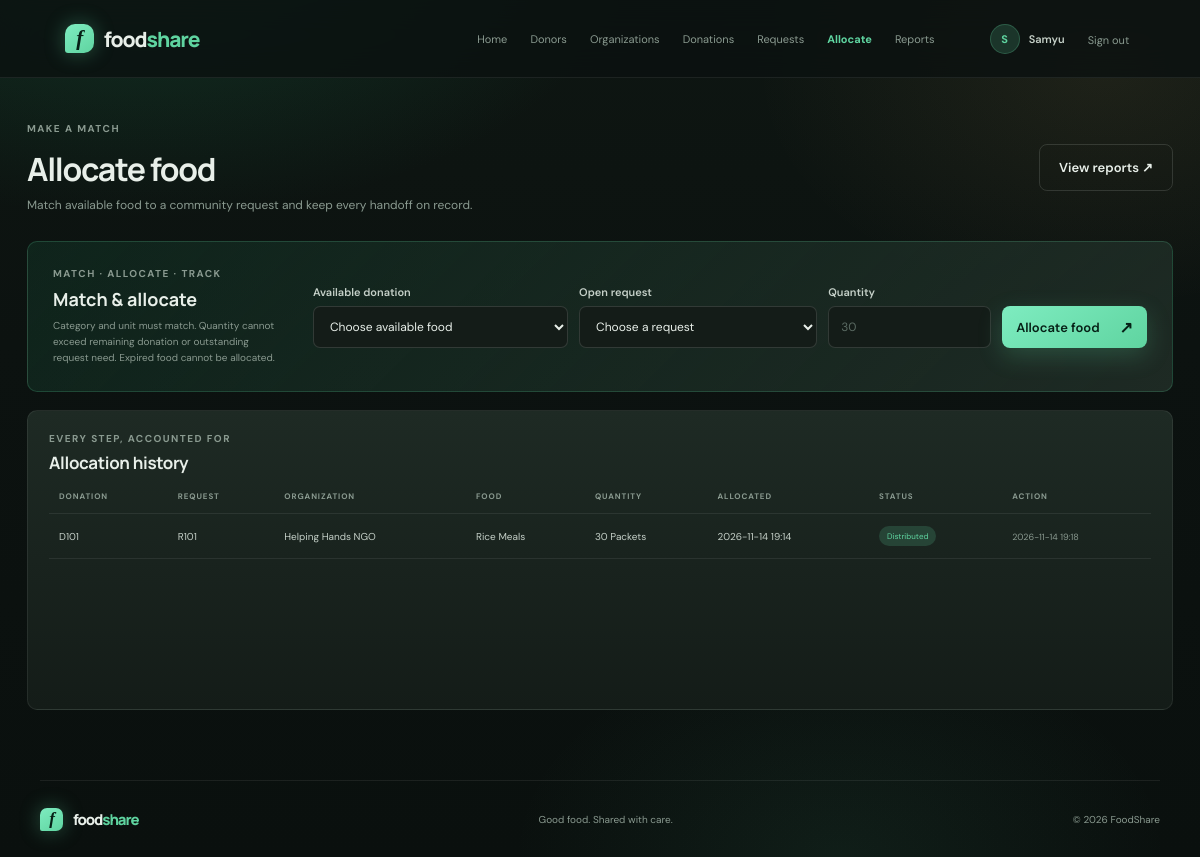
The app's page /allocations (signed in) with its own data.
### tables this page shows
CREATE TABLE users (
                id INTEGER PRIMARY KEY AUTOINCREMENT,
                name TEXT NOT NULL, email TEXT NOT NULL COLLATE NOCASE UNIQUE,
                password_hash TEXT NOT NULL, created_at TEXT NOT NULL
            );

CREATE TABLE allocations (
                id INTEGER PRIMARY KEY AUTOINCREMENT,
                donation_id TEXT NOT NULL REFERENCES donations(id),
                request_id TEXT NOT NULL REFERENCES requests(id), quantity INTEGER NOT NULL CHECK(quantity > 0),
                allocated_at TEXT NOT NULL, status TEXT NOT NULL DEFAULT 'Allocated', distributed_at TEXT
            );

CREATE TABLE requests (
                id TEXT PRIMARY KEY, organization_id TEXT NOT NULL REFERENCES organizations(id),
                category TEXT NOT NULL, quantity INTEGER NOT NULL CHECK(quantity > 0),
                unit TEXT NOT NULL, status TEXT NOT NULL DEFAULT 'Pending', created_at TEXT NOT NULL
            );

CREATE TABLE organizations (
                id TEXT PRIMARY KEY, name TEXT NOT NULL, contact TEXT NOT NULL DEFAULT '',
                phone TEXT NOT NULL DEFAULT '', created_at TEXT NOT NULL
            );

CREATE TABLE donations (
                id TEXT PRIMARY KEY, donor_id TEXT NOT NULL REFERENCES donors(id),
                category TEXT NOT NULL, quantity INTEGER NOT NULL CHECK(quantity > 0),
                remaining INTEGER NOT NULL CHECK(remaining >= 0), unit TEXT NOT NULL,
                prepared_at TEXT NOT NULL, expires_at TEXT NOT NULL,
                status TEXT NOT NULL DEFAULT 'Available', created_at TEXT NOT NULL
            );

### app.py (the view, shortened to what this page needs)
@app.route("/allocations", methods=["GET", "POST"])
@login_required
def allocations():
    with connect_db() as db:
        expire_food(db)
        db.commit()  # keep expiry updates even if a later allocation attempt fails
        available = db.execute(
            "SELECT id,category,remaining,unit,expires_at FROM donations "
            "WHERE remaining>0 AND status!='Expired' AND expires_at>? ORDER BY expires_at",
            (now(),),
        ).fetchall()
        open_requests = db.execute(
            "SELECT r.id,r.category,r.unit,r.quantity-COALESCE(SUM(a.quantity),0) needed "
            "FROM requests r LEFT JOIN allocations a ON a.request_id=r.id "
            "WHERE r.status='Pending' GROUP BY r.id "
            "HAVING needed>0 ORDER BY r.created_at"
        ).fetchall()
        history = db.execute(
            "SELECT a.*,d.category,d.unit,r.id request_code,o.name organization "
            "FROM allocations a JOIN donations d ON d.id=a.donation_id "
            "JOIN requests r ON r.id=a.request_id "
            "JOIN organizations o ON o.id=r.organization_id ORDER BY a.id DESC"
        ).fetchall()
    return render_template(
        "allocations.html", available=available, open_requests=open_requests, history=history
    )

### app.py (called while the page is built)
def connect_db():
    if has_app_context() and g.get("_foodshare_db") is not None:
        return g._foodshare_db
    conn = sqlite3.connect(DB_PATH)
    conn.row_factory = sqlite3.Row
    conn.execute("PRAGMA foreign_keys=ON")
    if has_app_context():
        g._foodshare_db = conn
    return conn

def now():
    return datetime.now().strftime(DATE_FORMAT)

def expire_food(db):
    db.execute("UPDATE donations SET status='Expired' WHERE remaining>0 AND expires_at<=?", (now(),))

@app.before_request
def load_user():
    if request.method == "POST":
        expected = session.get("csrf_token", "")
        provided = request.form.get("csrf_token", "")
        if not expected or not secrets.compare_digest(expected, provided):
            abort(400, "Form expired. Refresh the page and try again.")
    g.user = None
    if session.get("user_id"):
        with connect_db() as db:
            g.user = db.execute("SELECT id,name,email FROM users WHERE id=?", (session["user_id"],)).fetchone()

def login_required(fn):
    @wraps(fn)
    def wrapped(*args, **kwargs):
        if not g.user:
            flash("Please sign in to continue.", "info")
            return redirect(url_for("login", next=request.path))
        return fn(*args, **kwargs)
    return wrapped

@app.context_processor
def shared_context():
    if "csrf_token" not in session:
        session["csrf_token"] = secrets.token_urlsafe(32)
    return {"current_year": datetime.now().year, "csrf_token": session["csrf_token"]}

### templates/allocations.html (shortened to what this page needs)
{% extends 'base.html' %}{% block title %}Allocations{% endblock %}{% block content %}
<section class="dashboard-wrap"><div class="dashboard-heading"><div><div class="eyebrow">MAKE A MATCH</div><h1>Allocate food</h1><p>Match available food to a community request and keep every handoff on record.</p></div><a class="button button-quiet" href="{{ url_for('reports') }}">View reports ↗</a></div>
<section class="panel allocation-form-panel"><div><div class="eyebrow">MATCH · ALLOCATE · TRACK</div><h2>Match &amp; allocate</h2><p class="panel-help">Category and unit must match. Quantity cannot exceed remaining donation or outstanding request need. Expired food cannot be allocated.</p></div><form method="post" class="allocation-form"><label>Available donation<select name="donation_id" required><option value="">Choose available food</option></select></label><label>Open request<select name="request_id" required><option value="">Choose a request</option></select></label><label>Quantity<input type="number" name="quantity" min="1" placeholder="30" required></label><button class="button" type="submit">Allocate food <span>↗</span></button></form></section>
<section class="panel history-panel"><div class="panel-heading"><div><div class="eyebrow">EVERY STEP, ACCOUNTED FOR</div><h2>Allocation history</h2></div></div><div class="table-scroll"><table><thead><tr><th>DONATION</th><th>REQUEST</th><th>ORGANIZATION</th><th>FOOD</th><th>QUANTITY</th><th>ALLOCATED</th><th>STATUS</th><th>ACTION</th></tr></thead><tbody>{% for a in history %}<tr><td>{{ a.donation_id }}</td><td>{{ a.request_code }}</td><td>{{ a.organization }}</td><td>{{ a.category }}</td><td>{{ a.quantity }} {{ a.unit }}</td><td>{{ a.allocated_at }}</td><td><span class="status status-{{ a.status|lower }}">{{ a.status }}</span></td><td>{% if a.status=='Allocated' %}<form method="post" action="{{ url_for('distribute',allocation_id=a.id) }}"><input type="hidden" name="csrf_token" value="{{ csrf_token }}"><button class="table-action">Mark distributed ↗</button></form>{% else %}<span class="muted">{{ a.distributed_at }}</span>{% endif %}</td></tr>{% else %}<tr><td colspan="8" class="table-empty">No allocations yet. Create a request and a matching donation to get started.</td></tr>{% endfor %}</tbody></table></div></section></section>
{% endblock %}

### templates/base.html (shortened to what this page needs)
<!doctype html>
<html lang="en">
<head>
  <link rel="stylesheet" href="{{ url_for('static', filename='style.css') }}?v=dark2">
</head>
<body class="theme-dark">
<header class="topbar"><a class="brand" href="{{ url_for('home') if g.user else url_for('index') }}"><span class="brand-mark">f</span><span>food<span class="brand-green">share</span></span></a>
  {% if g.user %}<nav class="main-nav"><a href="{{ url_for('home') }}" class="{{ 'active' if request.endpoint=='home' else '' }}">Home</a><a href="{{ url_for('donors') }}" class="{{ 'active' if request.endpoint=='donors' else '' }}">Donors</a><a href="{{ url_for('organizations') }}" class="{{ 'active' if request.endpoint=='organizations' else '' }}">Organizations</a><a href="{{ url_for('donations') }}" class="{{ 'active' if request.endpoint=='donations' else '' }}">Donations</a><a href="{{ url_for('food_requests') }}" class="{{ 'active' if request.endpoint=='food_requests' else '' }}">Requests</a><a href="{{ url_for('allocations') }}" class="{{ 'active' if request.endpoint=='allocations' else '' }}">Allocate</a><a href="{{ url_for('reports') }}" class="{{ 'active' if request.endpoint=='reports' else '' }}">Reports</a></nav><div class="user-menu"><span class="user-avatar">{{ g.user.name[0]|upper }}</span><span class="user-name">{{ g.user.name }}</span><form method="post" action="{{ url_for('logout') }}"><input type="hidden" name="csrf_token" value="{{ csrf_token }}"><button class="text-button">Sign out</button></form></div>
  {% else %}<nav class="public-nav"><a href="#how-it-works">How it works</a><a href="{{ url_for('login') }}" class="login-link">Log in</a><a href="{{ url_for('register') }}" class="button button-small">Get started <span>↗</span></a></nav>{% endif %}
</header>
<main>{% block content %}{% endblock %}</main>
<footer class="footer"><a class="brand footer-brand" href="{{ url_for('index') }}"><span class="brand-mark">f</span><span>food<span class="brand-green">share</span></span></a><span>Good food. Shared with care.</span><span>© {{ current_year }} FoodShare</span></footer>
</body></html>

### records on screen
users: user "S", user.name "Samyu"
allocations: donation_id "D101", request_code "R101", organization "Helping Hands NGO", category "Rice Meals", quantity "30", unit "Packets", allocated_at "2026-11-14 19:14", status "Distributed", distributed_at "2026-11-14 19:18"
